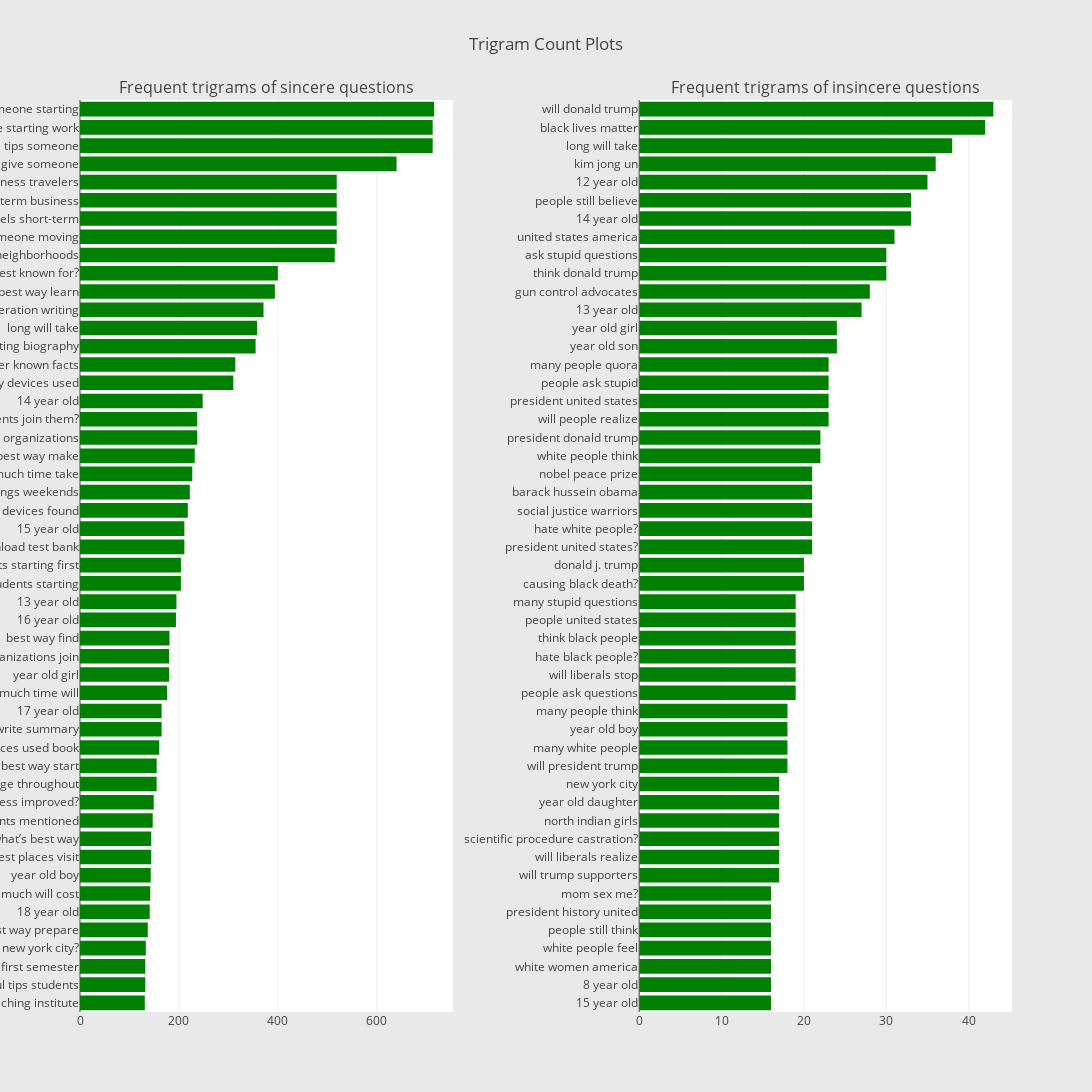

Notebook code for this chart:
### Markdown cell above
# Observations:
* The plot says it all. Please look at the plots and do the inference by yourselves :)

Now let us look at the trigram plot as well.

### Code cell
freq_dict = defaultdict(int)
for sent in train0_df["question_text"]:
    for word in generate_ngrams(sent,3):
        freq_dict[word] += 1
fd_sorted = pd.DataFrame(sorted(freq_dict.items(), key=lambda x: x[1])[::-1])
fd_sorted.columns = ["word", "wordcount"]
trace0 = horizontal_bar_chart(fd_sorted.head(50), 'green')


freq_dict = defaultdict(int)
for sent in train1_df["question_text"]:
    for word in generate_ngrams(sent,3):
        freq_dict[word] += 1
fd_sorted = pd.DataFrame(sorted(freq_dict.items(), key=lambda x: x[1])[::-1])
fd_sorted.columns = ["word", "wordcount"]
trace1 = horizontal_bar_chart(fd_sorted.head(50), 'green')

# Creating two subplots
fig = tools.make_subplots(rows=1, cols=2, vertical_spacing=0.04, horizontal_spacing=0.2,
                          subplot_titles=["Frequent trigrams of sincere questions", 
                                          "Frequent trigrams of insincere questions"])
fig.append_trace(trace0, 1, 1)
fig.append_trace(trace1, 1, 2)
fig['layout'].update(height=1200, width=1200, paper_bgcolor='rgb(233,233,233)', title="Trigram Count Plots")
py.iplot(fig, filename='word-plots')

### Figure 1 — Plotly figure (JSON) as saved in the notebook; plotly's stock layout.template omitted (floating-point values rounded to 4 significant figures)
{"data": [{"marker": {"color": "green"}, "orientation": "h", "showlegend": false, "type": "bar", "x": [131, 132, 132, 133, 137, 141, 142, 143, 144, 144, 147, 149, 155, 155, 160, 165, 165, 176, 180, 180, 181, 194, 195, 204, 204, 211, 211, 218, 222, 227, 232, 237, 237, 248, 310, 314, 355, 358, 371, 394, 400, 515, 519, 519, 519, 519, 640, 713, 713, 716], "xaxis": "x1", "y": ["best coaching institute", "useful tips students", "starting first semester", "new york city?", "best way prepare", "18 year old", "much will cost", "year old boy", "best places visit", "what’s best way", "controversial events mentioned", "manufacturing process improved?", "characters change throughout", "best way start", "devices used book", "tips write summary", "17 year old", "much time will", "year old girl", "student organizations join", "best way find", "16 year old", "13 year old", "tips students starting", "students starting first", "download test bank", "15 year old", "literary devices found", "best things weekends", "much time take", "best way make", "best student organizations", "students join them?", "14 year old", "literary devices used", "lesser known facts", "consideration writing biography", "long will take", "take consideration writing", "best way learn", "best known for?", "good bad neighborhoods", "give someone moving", "good hotels short-term", "hotels short-term business", "short-term business travelers", "advice give someone", "useful tips someone", "someone starting work", "tips someone starting"], "yaxis": "y1"}, {"marker": {"color": "green"}, "orientation": "h", "showlegend": false, "type": "bar", "x": [16, 16, 16, 16, 16, 16, 16, 17, 17, 17, 17, 17, 17, 18, 18, 18, 18, 19, 19, 19, 19, 19, 19, 20, 20, 21, 21, 21, 21, 21, 22, 22, 23, 23, 23, 23, 24, 24, 27, 28, 30, 30, 31, 33, 33, 35, 36, 38, 42, 43], "xaxis": "x2", "y": ["15 year old", "8 year old", "white women america", "white people feel", "people still think", "president history united", "mom sex me?", "will trump supporters", "will liberals realize", "scientific procedure castration?", "north indian girls", "year old daughter", "new york city", "will president trump", "many white people", "year old boy", "many people think", "people ask questions", "will liberals stop", "hate black people?", "think black people", "people united states", "many stupid questions", "causing black death?", "donald j. trump", "president united states?", "hate white people?", "social justice warriors", "barack hussein obama", "nobel peace prize", "white people think", "president donald trump", "will people realize", "president united states", "people ask stupid", "many people quora", "year old son", "year old girl", "13 year old", "gun control advocates", "think donald trump", "ask stupid questions", "united states america", "14 year old", "people still believe", "12 year old", "kim jong un", "long will take", "black lives matter", "will donald trump"], "yaxis": "y2"}], "layout": {"annotations": [{"font": {"size": 16}, "showarrow": false, "text": "Frequent trigrams of sincere questions", "x": 0.2, "xanchor": "center", "xref": "paper", "y": 1, "yanchor": "bottom", "yref": "paper"}, {"font": {"size": 16}, "showarrow": false, "text": "Frequent trigrams of insincere questions", "x": 0.8, "xanchor": "center", "xref": "paper", "y": 1, "yanchor": "bottom", "yref": "paper"}], "height": 1200, "paper_bgcolor": "rgb(233,233,233)", "title": "Trigram Count Plots", "width": 1200, "xaxis1": {"anchor": "y1", "domain": [0, 0.4]}, "xaxis2": {"anchor": "y2", "domain": [0.6, 1]}, "yaxis1": {"anchor": "x1", "domain": [0, 1]}, "yaxis2": {"anchor": "x2", "domain": [0, 1]}}}
